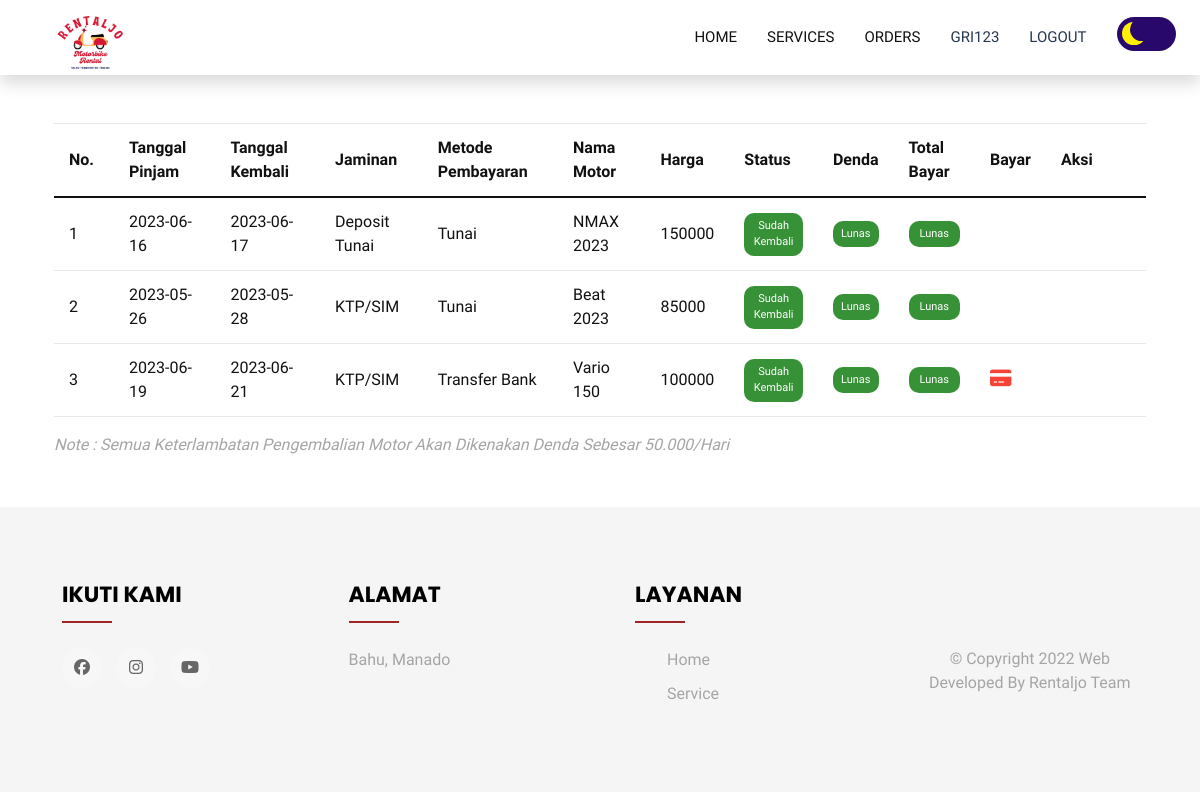
The app's page /index.php?p=orders (signed in) with its own data.
### tables this page shows
CREATE TABLE `tb_sewa` (
  `id_sewa` int(10) NOT NULL,
  `id_customer` int(10) NOT NULL,
  `id_motor` int(10) NOT NULL,
  `tgl_pinjam` date NOT NULL,
  `tgl_kembali` date NOT NULL,
  `jaminan` varchar(30) NOT NULL,
  `metode_pembayaran` varchar(30) NOT NULL,
  `total_bayar` varchar(30) NOT NULL,
  `status` varchar(30) NOT NULL,
  `denda` varchar(30) NOT NULL
);

CREATE TABLE `tb_motor` (
  `id_motor` int(10) NOT NULL,
  `no_plat` varchar(15) NOT NULL,
  `jenis_motor` varchar(20) NOT NULL,
  `merk` varchar(20) NOT NULL,
  `gambar` text NOT NULL,
  `harga` varchar(25) NOT NULL,
  `status` enum('0','1') NOT NULL
);

### orders.php (the view, shortened to what this page needs)
<?php
require_once "connections/config.php";
$id = $_SESSION["session_username"];
$query = "SELECT id_customer FROM tb_customer WHERE username = ?";
$stmt = $conn->prepare($query);
$stmt->bind_param("s", $id);
$stmt->execute();
$result = $stmt->get_result();
if ($result->num_rows > 0) {
    $row = $result->fetch_assoc();
    $id_customer = $row["id_customer"];
    $query_orderan = "SELECT tb_sewa.*, tb_motor.merk, tb_motor.harga
                      FROM tb_sewa
                      INNER JOIN tb_motor ON tb_sewa.id_motor = tb_motor.id_motor
                      WHERE tb_sewa.id_customer = ?";
    $stmt_orderan = $conn->prepare($query_orderan);
    $stmt_orderan->bind_param("s", $id_customer);
    $stmt_orderan->execute();
    $result_orderan = $stmt_orderan->get_result();
}
?>
<!DOCTYPE html>
<html lang="en">
<head>
    <link rel="stylesheet" href="https://stackpath.bootstrapcdn.com/bootstrap/4.5.0/css/bootstrap.min.css">
    <link rel="stylesheet" href="https://maxcdn.bootstrapcdn.com/font-awesome/4.7.0/css/font-awesome.min.css">
    <link href="css/bootstrap.min.css" rel="stylesheet">
    <link href="css/style.css?v=2" rel="stylesheet">
</head>
<body>
    <div class="container mt-5">
        <table class="table mt-3">
            <thead>
                <tr>
                    <th class="text-dark text">No.</th>
                    <th class="text-dark text">Tanggal Pinjam</th>
                    <th class="text-dark text">Tanggal Kembali</th>
                    <th class="text-dark text">Jaminan</th>
                    <th class="text-dark text">Metode Pembayaran</th>
                    <th class="text-dark text">Nama Motor</th>
                    <th class="text-dark text">Harga</th>
                    <th class="text-dark text">Status</th>
                    <th class="text-dark text">Denda</th>
                    <th class="text-dark text">Total Bayar</th>
                    <th class="text-dark text">Bayar</th>
                    <th class="text-dark text">Aksi</th>
                </tr>
            </thead>
            <tbody>
                <?php
                if ($result_orderan->num_rows > 0) {
                    $no = 1;
                    while ($row_orderan = $result_orderan->fetch_assoc()) {
                        echo "<tr>";
                        echo "<td class='text-dark text'>" . $no . "</td>";
                        echo "<td class='text-dark text'>" . $row_orderan['tgl_pinjam'] . "</td>";
                        echo "<td class='text-dark text'>" . $row_orderan['tgl_kembali'] . "</td>";
                        echo "<td class='text-dark text'>" . $row_orderan['jaminan'] . "</td>";
                        echo "<td class='text-dark text'>" . $row_orderan['metode_pembayaran'] . "</td>";
                        echo "<td class='text-dark text'>" . $row_orderan['merk'] . "</td>";
                        echo "<td class='text-dark text'>" . $row_orderan['harga'] . "</td>";
                        echo "<td class='text-center'><div style='background-color: #379237; color: #fff; border-radius: 10px; font-size: 11px; padding: 5px;'>" . $row_orderan['status'] . "</div></td>";
                        if ($row_orderan['status'] === "Sudah Kembali") {
                            echo "<td><div class='text-center' style='background-color: #379237; color: #fff; border-radius: 10px; font-size: 11px; padding: 5px;'> Lunas</div></td>";
                            echo "<td><div class='text-center' style='background-color: #379237; color: #fff; border-radius: 10px; font-size: 11px; padding: 5px;'> Lunas</div></td>";
                        } else {
                            echo "<td class='text'>" . $row_orderan['denda'] . "</td>";
                            echo "<td class='text'>" . $row_orderan['total_bayar'] . "</td>";
                        }
                        if ($row_orderan['metode_pembayaran'] != "Tunai") {
                            echo '<td><a href="index.php?p=bayar&menu_upd=' . $row_orderan['id_sewa'] . '" class="delete" title="Bayar"><i class="fa-solid fa-credit-card"></i></i></a></td>';
                        } else {
                            echo '<td></td>';
                        }
                        if ($row_orderan['status'] != "Belum Kembali" && $row_orderan['status'] != "Sudah Kembali") {
                            echo '<td><a href="cancelSewa.php?menu_del=' . $row_orderan['id_sewa'] . '" class="delete" title="Cancel"><i class="fa-solid fa-ban"></i></a></td>';
                        } else {
                            echo '<td></td>';
                        }
                        echo "</tr>";
                        $no++;
                    }
                } else {
                    echo "<tr><td colspan='8' class='text'>Tidak ada orderan sewa motor.</td></tr>";
                }
                ?>
            </tbody>
        </table>
        <p class="mt-3 text"><i>Note : Semua Keterlambatan Pengembalian Motor Akan Dikenakan Denda Sebesar 50.000/Hari</i></p>
    </div>
</body>
</html>

### css/style.css (style rules this page uses)
:root { --primary: #D81324; --secondary: #0B2154; --light: #F2F2F2; --dark: #111111; --putih: #fff; --merah: #9F2425; --abu: #a5a5a7; --kuning: #F9D949; --biru: #146C94; }
.footer-col ul li a, p { font-size: 16px; text-transform: capitalize; text-decoration: none; font-weight: 300; color: var(--abu); display: block; transition: all 0.3s ease; }
table.table tr th, table.table tr td { border-color: #e9e9e9; padding: 12px 15px; vertical-align: middle; }
table.table tr th:first-child { width: 60px; }
table.table tr th:last-child { width: 100px; }
table.table td a { font-weight: bold; color: #566787; display: inline-block; text-decoration: none; outline: none !important; font-family: 'Poppins', sans-serif; }
table.table td a.delete { color: #F44336; }
table.table td i { font-size: 19px; }

### records on screen
tb_sewa: tgl_pinjam "2023-06-16", tgl_kembali "2023-06-17", jaminan "Deposit Tunai", metode_pembayaran "Tunai", id_motor.merk "NMAX 2023", id_motor.harga "150000", status "Sudah Kembali", shows "Lunas"
tb_sewa: tgl_pinjam "2023-05-26", tgl_kembali "2023-05-28", jaminan "KTP/SIM", metode_pembayaran "Tunai", id_motor.merk "Beat 2023", id_motor.harga "85000", status "Sudah Kembali", shows "Lunas"
tb_sewa: tgl_pinjam "2023-06-19", tgl_kembali "2023-06-21", jaminan "KTP/SIM", metode_pembayaran "Transfer Bank", id_motor.merk "Vario 150", id_motor.harga "100000", status "Sudah Kembali", shows "Lunas"

### other values on screen
$_SESSION["session_username"] "GRI123"
